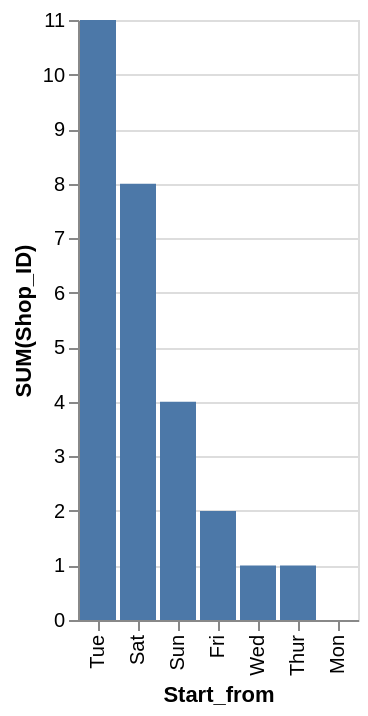

Describe this chart as a Vega-Lite specification.
### Vega-Lite specification from a JSON file in a GitHub repository (floating-point values rounded to 4 significant figures)
{"data": {"values": [{"x_data": "Tue", "y_data": 11}, {"x_data": "Sat", "y_data": 8}, {"x_data": "Sun", "y_data": 4}, {"x_data": "Fri", "y_data": 2}, {"x_data": "Wed", "y_data": 1}, {"x_data": "Thur", "y_data": 1}, {"x_data": "Mon", "y_data": 0}]}, "mark": "bar", "encoding": {"x": {"field": "x_data", "type": "nominal", "title": "Start_from", "sort": {"op": "sum", "field": "y_data", "order": "descending"}}, "y": {"field": "y_data", "type": "quantitative", "title": "SUM(Shop_ID)"}}}
